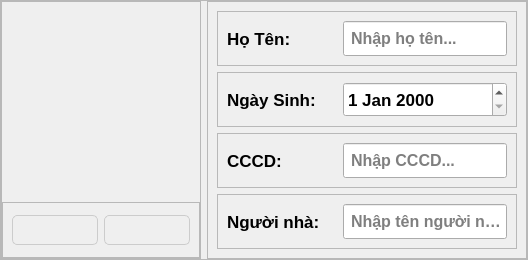
           <widget class="QFrame" name="frame_2">
            <property name="maximumSize">
             <size>
              <width>16777215</width>
              <height>300</height>
             </size>
            </property>
            <property name="frameShape">
             <enum>QFrame::StyledPanel</enum>
            </property>
            <property name="frameShadow">
             <enum>QFrame::Raised</enum>
            </property>
            <layout class="QHBoxLayout" name="horizontalLayout">
             <property name="leftMargin">
              <number>0</number>
             </property>
             <property name="topMargin">
              <number>0</number>
             </property>
             <property name="rightMargin">
              <number>0</number>
             </property>
             <property name="bottomMargin">
              <number>0</number>
             </property>
             <item>
              <widget class="QFrame" name="frame_7">
               <property name="maximumSize">
                <size>
                 <width>200</width>
                 <height>16777215</height>
                </size>
               </property>
               <property name="frameShape">
                <enum>QFrame::StyledPanel</enum>
               </property>
               <property name="frameShadow">
                <enum>QFrame::Raised</enum>
               </property>
               <layout class="QVBoxLayout" name="verticalLayout_2">
                <property name="spacing">
                 <number>0</number>
                </property>
                <property name="leftMargin">
                 <number>0</number>
                </property>
                <property name="topMargin">
                 <number>0</number>
                </property>
                <property name="rightMargin">
                 <number>0</number>
                </property>
                <property name="bottomMargin">
                 <number>0</number>
                </property>
                <item>
                 <widget class="QLabel" name="labelImage">
                  <property name="minimumSize">
                   <size>
                    <width>200</width>
                    <height>200</height>
                   </size>
                  </property>
                  <property name="maximumSize">
                   <size>
                    <width>200</width>
                    <height>200</height>
                   </size>
                  </property>
                  <property name="text">
                   <string/>
                  </property>
                  <property name="pixmap">
                   <pixmap resource="../../resources.qrc">:/images/res/drawable/icons/vatar.jpg</pixmap>
                  </property>
                  <property name="scaledContents">
                   <bool>true</bool>
                  </property>
                 </widget>
                </item>
                <item>
                 <widget class="QFrame" name="frame_6">
                  <property name="minimumSize">
                   <size>
                    <width>0</width>
                    <height>39</height>
                   </size>
                  </property>
                  <property name="frameShape">
                   <enum>QFrame::StyledPanel</enum>
                  </property>
                  <property name="frameShadow">
                   <enum>QFrame::Raised</enum>
                  </property>
                  <layout class="QHBoxLayout" name="horizontalLayout_8">
                   <item>
                    <widget class="QPushButton" name="btnEditImage">
                     <property name="minimumSize">
                      <size>
                       <width>80</width>
                       <height>30</height>
                      </size>
                     </property>
                     <property name="font">
                      <font>
                       <pointsize>12</pointsize>
                       <weight>62</weight>
                       <bold>true</bold>
                      </font>
                     </property>
                     <property name="cursor">
                      <cursorShape>PointingHandCursor</cursorShape>
                     </property>
                     <property name="styleSheet">
                      <string notr="true">color:#fff;
font-weight:500;
border-radius: 5px;
border:1px solid  #ccc;</string>
                     </property>
                     <property name="text">
                      <string/>
                     </property>
                     <property name="icon">
                      <iconset resource="../../resources.qrc">
                       <normaloff>:/images/res/drawable/icons/edit_black_icon.svg</normaloff>:/images/res/drawable/icons/edit_black_icon.svg</iconset>
                     </property>
                     <property name="iconSize">
                      <size>
                       <width>24</width>
                       <height>24</height>
                      </size>
                     </property>
                    </widget>
                   </item>
                   <item>
                    <widget class="QPushButton" name="btnDeleteIMage">
                     <property name="minimumSize">
                      <size>
                       <width>80</width>
                       <height>30</height>
                      </size>
                     </property>
                     <property name="font">
                      <font>
                       <pointsize>12</pointsize>
                       <weight>62</weight>
                       <bold>true</bold>
                      </font>
                     </property>
                     <property name="cursor">
                      <cursorShape>PointingHandCursor</cursorShape>
                     </property>
                     <property name="styleSheet">
                      <string notr="true">color:#fff;
font-weight:500;
border-radius: 5px;
border:1px solid  #ccc;</string>
                     </property>
                     <property name="text">
                      <string/>
                     </property>
                     <property name="icon">
                      <iconset resource="../../resources.qrc">
                       <normaloff>:/images/res/drawable/icons/delete_red_icon.svg</normaloff>:/images/res/drawable/icons/delete_red_icon.svg</iconset>
                     </property>
                     <property name="iconSize">
                      <size>
                       <width>24</width>
                       <height>24</height>
                      </size>
                     </property>
                    </widget>
                   </item>
                  </layout>
                 </widget>
                </item>
               </layout>
              </widget>
             </item>
             <item>
              <widget class="QFrame" name="frame_8">
               <property name="frameShape">
                <enum>QFrame::StyledPanel</enum>
               </property>
               <property name="frameShadow">
                <enum>QFrame::Raised</enum>
               </property>
               <layout class="QVBoxLayout" name="verticalLayout_3">
                <item>
                 <widget class="QFrame" name="frame_9">
                  <property name="frameShape">
                   <enum>QFrame::StyledPanel</enum>
                  </property>
                  <property name="frameShadow">
                   <enum>QFrame::Raised</enum>
                  </property>
                  <layout class="QHBoxLayout" name="horizontalLayout_2">
                   <item>
                    <widget class="QLabel" name="label_2">
                     <property name="minimumSize">
                      <size>
                       <width>110</width>
                       <height>0</height>
                      </size>
                     </property>
                     <property name="maximumSize">
                      <size>
                       <width>110</width>
                       <height>16777215</height>
                      </size>
                     </property>
                     <property name="font">
                      <font>
                       <pointsize>13</pointsize>
                       <weight>75</weight>
                       <bold>true</bold>
                      </font>
                     </property>
                     <property name="text">
                      <string>Họ Tên:</string>
                     </property>
                    </widget>
                   </item>
                   <item>
                    <widget class="QLineEdit" name="lineEditName">
                     <property name="minimumSize">
                      <size>
                       <width>0</width>
                       <height>35</height>
                      </size>
                     </property>
                     <property name="font">
                      <font>
                       <pointsize>12</pointsize>
                       <weight>75</weight>
                       <bold>true</bold>
                      </font>
                     </property>
                     <property name="styleSheet">
                      <string notr="true">padding-left:5px</string>
                     </property>
                     <property name="placeholderText">
                      <string>Nhập họ tên...</string>
                     </property>
                    </widget>
                   </item>
                  </layout>
                 </widget>
                </item>
                <item>
                 <widget class="QFrame" name="frame_10">
                  <property name="frameShape">
                   <enum>QFrame::StyledPanel</enum>
                  </property>
                  <property name="frameShadow">
                   <enum>QFrame::Raised</enum>
                  </property>
                  <layout class="QHBoxLayout" name="horizontalLayout_3">
                   <item>
                    <widget class="QLabel" name="label_4">
                     <property name="minimumSize">
                      <size>
                       <width>110</width>
                       <height>0</height>
                      </size>
                     </property>
                     <property name="maximumSize">
                      <size>
                       <width>110</width>
                       <height>16777215</height>
                      </size>
                     </property>
                     <property name="font">
                      <font>
                       <pointsize>13</pointsize>
                       <weight>75</weight>
                       <bold>true</bold>
                      </font>
                     </property>
                     <property name="text">
                      <string>Ngày Sinh:</string>
                     </property>
                    </widget>
                   </item>
                   <item>
                    <widget class="QDateEdit" name="dateEditBriday">
                     <property name="minimumSize">
                      <size>
                       <width>0</width>
                       <height>35</height>
                      </size>
                     </property>
                     <property name="font">
                      <font>
                       <pointsize>13</pointsize>
                       <weight>75</weight>
                       <bold>true</bold>
                      </font>
                     </property>
                    </widget>
                   </item>
                  </layout>
                 </widget>
                </item>
                <item>
                 <widget class="QFrame" name="frame_11">
                  <property name="frameShape">
                   <enum>QFrame::StyledPanel</enum>
                  </property>
                  <property name="frameShadow">
                   <enum>QFrame::Raised</enum>
                  </property>
                  <layout class="QHBoxLayout" name="horizontalLayout_4">
                   <item>
                    <widget class="QLabel" name="label_6">
                     <property name="minimumSize">
                      <size>
                       <width>110</width>
                       <height>0</height>
                      </size>
                     </property>
                     <property name="maximumSize">
                      <size>
                       <width>110</width>
                       <height>16777215</height>
                      </size>
                     </property>
                     <property name="font">
                      <font>
                       <pointsize>13</pointsize>
                       <weight>75</weight>
                       <bold>true</bold>
                      </font>
                     </property>
                     <property name="text">
                      <string>CCCD:</string>
                     </property>
                    </widget>
                   </item>
                   <item>
                    <widget class="QLineEdit" name="lineEditCCCD">
                     <property name="minimumSize">
                      <size>
                       <width>0</width>
                       <height>35</height>
                      </size>
                     </property>
                     <property name="font">
                      <font>
                       <pointsize>12</pointsize>
                       <weight>75</weight>
                       <bold>true</bold>
                      </font>
                     </property>
                     <property name="styleSheet">
                      <string notr="true">padding-left:5px</string>
                     </property>
                     <property name="placeholderText">
                      <string>Nhập CCCD...</string>
                     </property>
                    </widget>
                   </item>
                  </layout>
                 </widget>
                </item>
                <item>
                 <widget class="QFrame" name="frame_19">
                  <property name="frameShape">
                   <enum>QFrame::StyledPanel</enum>
                  </property>
                  <property name="frameShadow">
                   <enum>QFrame::Raised</enum>
                  </property>
                  <layout class="QHBoxLayout" name="horizontalLayout_11">
                   <item>
                    <widget class="QLabel" name="label_10">
                     <property name="minimumSize">
                      <size>
                       <width>110</width>
                       <height>0</height>
                      </size>
                     </property>
                     <property name="maximumSize">
                      <size>
                       <width>110</width>
                       <height>16777215</height>
                      </size>
                     </property>
                     <property name="font">
                      <font>
                       <pointsize>13</pointsize>
                       <weight>75</weight>
                       <bold>true</bold>
                      </font>
                     </property>
                     <property name="text">
                      <string>Người nhà:</string>
                     </property>
                    </widget>
                   </item>
                   <item>
                    <widget class="QLineEdit" name="lineEditRelatives">
                     <property name="minimumSize">
                      <size>
                       <width>0</width>
                       <height>35</height>
                      </size>
                     </property>
                     <property name="font">
                      <font>
                       <pointsize>12</pointsize>
                       <weight>75</weight>
                       <bold>true</bold>
                      </font>
                     </property>
                     <property name="styleSheet">
                      <string notr="true">padding-left:5px</string>
                     </property>
                     <property name="placeholderText">
                      <string>Nhập tên người nhà...</string>
                     </property>
                    </widget>
                   </item>
                  </layout>
                 </widget>
                </item>
               </layout>
              </widget>
             </item>
            </layout>
           </widget>
